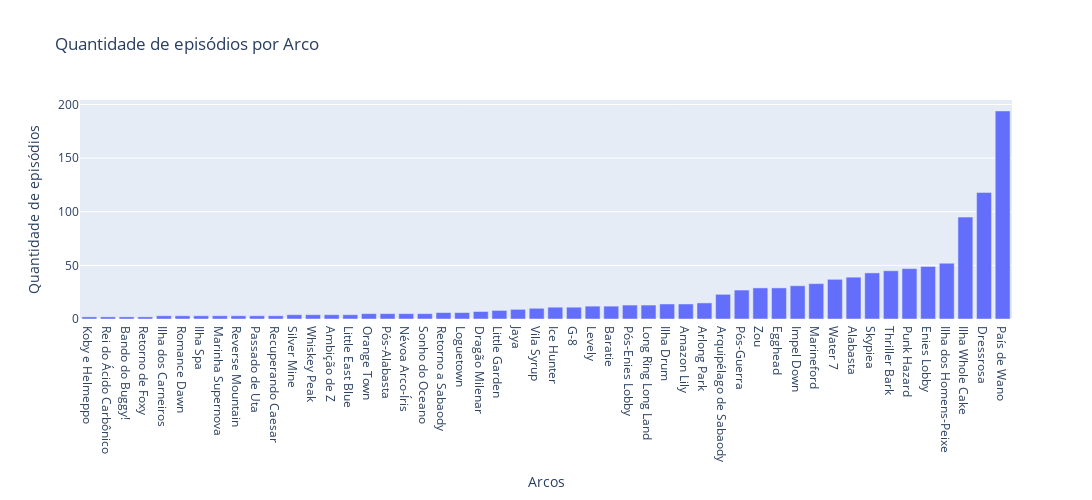

Notebook code cell kept with this figure:
### Markdown cell above
#### Qual a quantidade de episódios em cada arco? Quais são os maiores?

### Code cell
eps_por_arco = df.groupby('Arco')['Episódio'].count().sort_values()

fig = go.Figure()
fig.add_trace(go.Bar(x=eps_por_arco.index, y=eps_por_arco.values))
fig.update_xaxes(title_text="Arcos")
fig.update_yaxes(title_text="Quantidade de episódios")
fig.update_layout(title= 'Quantidade de episódios por Arco', height=500, width=1500, showlegend=False)
fig.show()

### Figure 1 — Plotly figure (JSON) as saved in the notebook; plotly's stock layout.template omitted (floating-point values rounded to 4 significant figures)
{"data": [{"type": "bar", "x": ["Koby e Helmeppo", "Rei do Ácido Carbônico", "Bando do Buggy!", "Retorno de Foxy", "Ilha dos Carneiros", "Romance Dawn", "Ilha Spa", "Marinha Supernova", "Reverse Mountain", "Passado de Uta", "Recuperando Caesar", "Silver Mine", "Whiskey Peak", "Ambição de Z", "Little East Blue", "Orange Town", "Pós-Alabasta", "Névoa Arco-Íris", "Sonho do Oceano", "Retorno a Sabaody", "Loguetown", "Dragão Milenar", "Little Garden", "Jaya", "Vila Syrup", "Ice Hunter", "G-8", "Levely", "Baratie", "Pós-Enies Lobby", "Long Ring Long Land", "Ilha Drum", "Amazon Lily", "Arlong Park", "Arquipélago de Sabaody", "Pós-Guerra", "Zou", "Egghead", "Impel Down", "Marineford", "Water 7", "Alabasta", "Skypiea", "Thriller Bark", "Punk Hazard", "Enies Lobby", "Ilha dos Homens-Peixe", "Ilha Whole Cake", "Dressrosa", "País de Wano"], "y": [2, 2, 2, 2, 3, 3, 3, 3, 3, 3, 3, 4, 4, 4, 4, 5, 5, 5, 5, 6, 6, 7, 8, 9, 10, 11, 11, 12, 12, 13, 13, 14, 14, 15, 23, 27, 29, 29, 31, 33, 37, 39, 43, 45, 47, 49, 52, 95, 118, 194]}], "layout": {"height": 500, "showlegend": false, "title": {"text": "Quantidade de episódios por Arco"}, "width": 1500, "xaxis": {"title": {"text": "Arcos"}}, "yaxis": {"title": {"text": "Quantidade de episódios"}}}}
